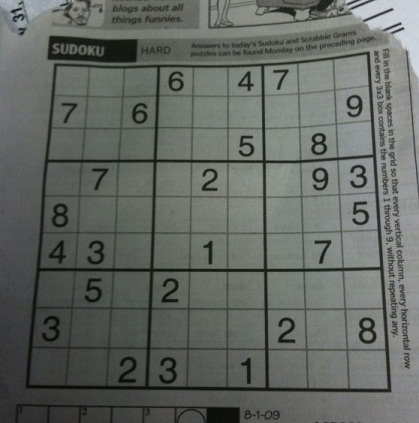
#> input picture Images/Test/sudoku-original.jpg, 419 x 423 px
$ python main.py
#> lines starting #> are read from the running program, lines starting #| are printed output that depends on the picture; after the words box and inside, x2 and y2 are one past the last pixel; in counts of white or black regions, pixels touching at a corner belong together

import cv2
import numpy as np


def grid_detection():
  sudoku = cv2.imread('Images/Test/sudoku-original.jpg', 0)
#> sudoku: shape (423, 419); min 5, max 218, mean 101.9

  ##outerBox = cv.CreateMat(sudoku.size(), cv.CV_8UC1)

  height, width = sudoku.shape[:2]
#> height = 423; width = 419

  outerBox = np.zeros((height, width), dtype = 'uint8')

  sudoku = cv2.GaussianBlur(sudoku, (11,11), 0)
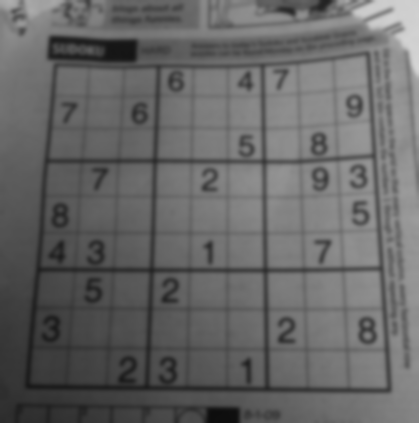
#> sudoku: shape (423, 419); min 13, max 213, mean 101.9

  #cv2.adaptiveThreshold(sudoku, outerBox, 255, cv2.ADAPTIVE_THRESH_MEAN_C, cv2.THRESH_BINARY, 5, 2)

  outerBox = cv2.adaptiveThreshold(sudoku, 255, cv2.ADAPTIVE_THRESH_MEAN_C, cv2.THRESH_BINARY, 5, 2)
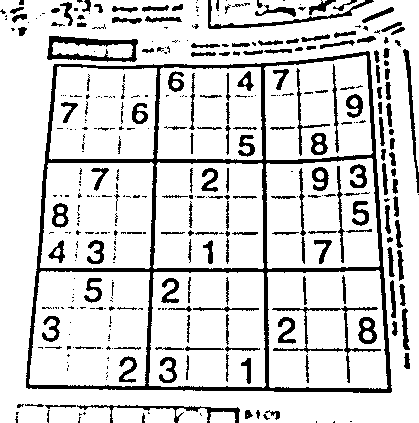
#> outerBox: shape (423, 419); 83.5% white; 389 black regions (212 under 20 px), largest, box (x1, y1, x2, y2) and area: (26, 51, 392, 393) 10109, (47, 36, 138, 62) 1011, (272, 306, 381, 383) 771

  cv2.bitwise_not(outerBox, outerBox)

  #kernel = (Mat_<uchar>(3,3) << 0,1,0,1,1,1,0,1,0)

  kernel = np.ones((3,3), np.uint8)

  outerBox = cv2.dilate(outerBox, kernel, iterations = 1)
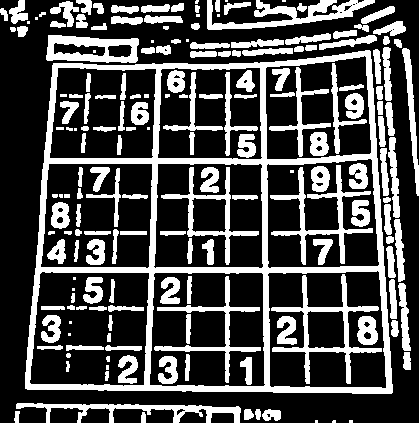
#> outerBox: shape (423, 419); 30% white; 183 white regions (23 under 20 px), largest, box (x1, y1, x2, y2) and area: (25, 50, 393, 394) 15735, (271, 274, 382, 384) 1980, (207, 0, 375, 30) 1872

  image_path = 'Images/Results/sudoku-test1.jpg'

  cv2.imwrite(image_path, outerBox)

  cv2.imshow(image_path, outerBox)


def main():
  grid_detection()

  cv2.waitKey(0)

  cv2.destroyAllWindows()


if __name__ == '__main__':
    main()
